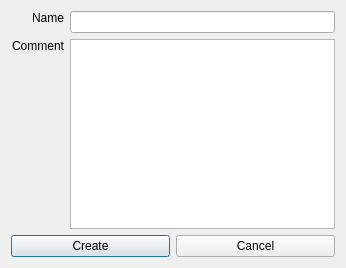
<?xml version="1.0" encoding="UTF-8"?>
<ui version="4.0">
 <class>createDialog</class>
 <widget class="QDialog" name="createDialog">
  <property name="geometry">
   <rect>
    <x>0</x>
    <y>0</y>
    <width>346</width>
    <height>268</height>
   </rect>
  </property>
  <property name="windowTitle">
   <string>Dialog</string>
  </property>
  <layout class="QVBoxLayout" name="verticalLayout">
   <item>
    <layout class="QGridLayout" name="gridLayout">
     <item row="0" column="0">
      <widget class="QLabel" name="label">
       <property name="text">
        <string>Name</string>
       </property>
       <property name="alignment">
        <set>Qt::AlignRight|Qt::AlignTop|Qt::AlignTrailing</set>
       </property>
      </widget>
     </item>
     <item row="0" column="1">
      <widget class="QLineEdit" name="name_lb"/>
     </item>
     <item row="1" column="0">
      <widget class="QLabel" name="label_2">
       <property name="text">
        <string>Comment</string>
       </property>
       <property name="alignment">
        <set>Qt::AlignRight|Qt::AlignTop|Qt::AlignTrailing</set>
       </property>
      </widget>
     </item>
     <item row="1" column="1">
      <widget class="QPlainTextEdit" name="comment_pte"/>
     </item>
    </layout>
   </item>
   <item>
    <layout class="QHBoxLayout" name="horizontalLayout">
     <item>
      <widget class="QPushButton" name="create_btn">
       <property name="text">
        <string>Create</string>
       </property>
      </widget>
     </item>
     <item>
      <widget class="QPushButton" name="cancel_btn">
       <property name="text">
        <string>Cancel</string>
       </property>
      </widget>
     </item>
    </layout>
   </item>
  </layout>
 </widget>
 <resources/>
 <connections/>
</ui>
